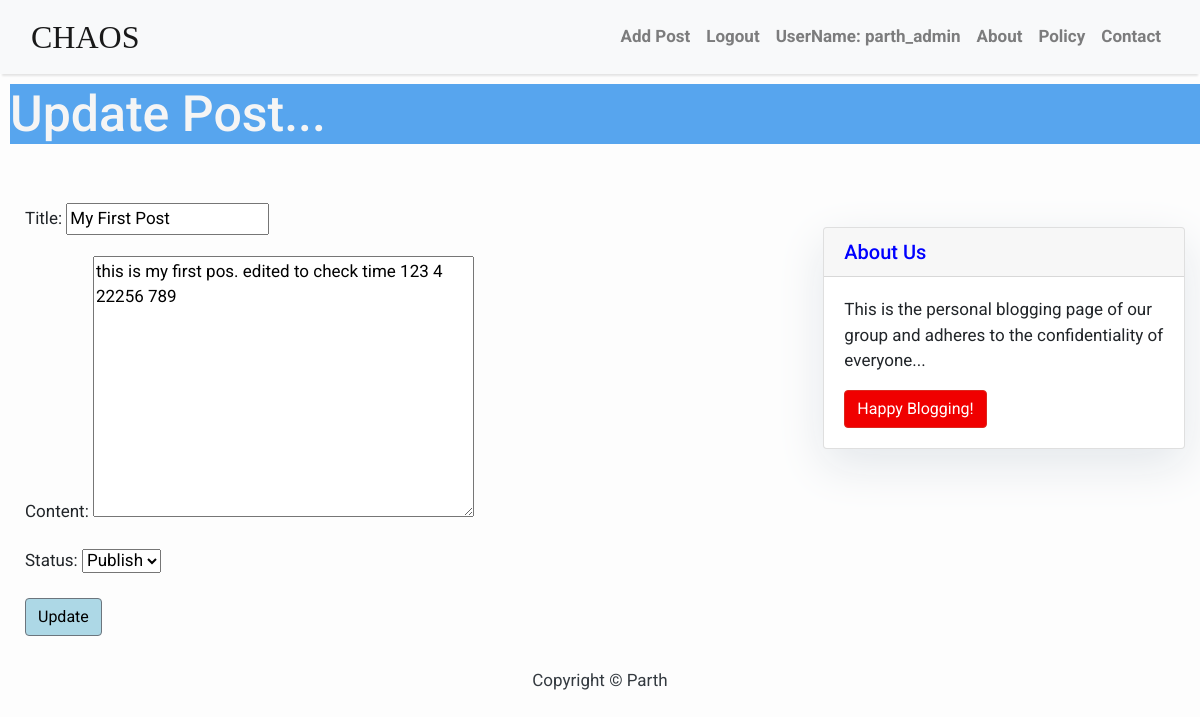
The page /post/edit/1/ (signed in) on the database its author committed.
### blog/models.py (models this page shows, shortened)
class Post(models.Model):
    title = models.CharField(max_length=200, unique=True,blank=False)
    slug = models.SlugField(max_length=200, unique=True,blank=False)
    author = models.ForeignKey(User, on_delete= models.CASCADE,related_name='blog_posts',choices=None)
    updated_on = models.DateTimeField(auto_now= True)
    content = models.TextField()
    created_on = models.DateTimeField(auto_now_add=True)
    status = models.IntegerField(choices=STATUS, default=0)
    class Meta:
        ordering = ['-created_on']

### blog/views.py (the view)
# urls.py: path('post/edit/<int:pk>/',views.UpdatePost.as_view(), name='edit_post'),
class UpdatePost(generic.UpdateView):
    model=Post
    template_name='edit_post.html'
    fields=['title','content','status']

### templates/edit_post.html (shortened to what this page needs)
{% extends 'base.html' %} {% block title %}Update Post{% endblock %}
{% block content %}
{% if user.is_authenticated %} {% if user.id == post.author.id %}
<div>
	<h1 style="margin-left: 10px; color: whitesmoke; margin-top: 10px; background-color:rgb(87, 165, 238); font-size: 50px;">Update Post...</h1>
	<br/><br/>
</div>
<div class="colM" style="margin-left: 25px;">
    {% block sidebar %} {% include 'sidebar.html' %} {% endblock sidebar %}
	<div class="form-group">
        <form method="POST" enctype="multipart/form-data">
			{{ form.as_p }}
			<button class="btn btn-secondary" style="background-color:lightblue;color:black ;">Update</button>
	</div>
</div>
{% else %}
You're not allowed here! (and you know it...)
 {% endif %}
 {% else %} You're not allowed here! (and you know it...)
 {% endif %}
{% endblock %}

### templates/base.html (shortened to what this page needs)
<!DOCTYPE html>
<html>
    <head>
        <link rel="stylesheet" href="https://maxcdn.bootstrapcdn.com/bootstrap/4.0.0/css/bootstrap.min.css"
 />
    </head>
    <body>
        <nav class="navbar navbar-expand-lg navbar-light bg-light shadow" id="mainNav">
            <div class="container-fluid">
                <a class="navbar-brand" href="{% url 'home' %}" style="font-family:fantasy;font-size:xx-large;">CHAOS</a>
                <div class="collapse navbar-collapse" id="navbarResponsive">
                    <ul class="navbar-nav ml-auto">
                        {% if user.is_authenticated %}
                        <li class="nav-item text-black">
                            <a class="nav-link text-black font-weight-bold" href="{% url 'add_post' %}">Add Post</a>
                        </li>
                        <li class="nav-item text-black">
                            <a class="nav-link text-black font-weight-bold" href="{% url 'logout' %}">Logout</a>
                        </li>
                        <li class="nav-item text-black">
                            <a class="nav-link text-black font-weight-bold" href="#">UserName: {{user.username}}</a>
                        </li>
                        {% endif %}
                        <li class="nav-item text-black">
                            <a class="nav-link text-black font-weight-bold" href="#">About</a>
                        </li>
                        <li class="nav-item text-black">
                            <a class="nav-link text-black font-weight-bold" href="#">Policy</a>
                        </li>
                        <li class="nav-item text-black">
                            <a class="nav-link text-black font-weight-bold" href="#">Contact</a>
                        </li>
                    </ul>
                </div>
            </div>
        </nav>
        {% block content %}{% endblock content %}
        <footer class="py-3 bg-grey">
            <p class="m-0 text-dark text-center ">Copyright &copy; Parth</p>
        </footer>
    </body>
</html>

### templates/base.html (style rules this page uses)
body { font-family: "Roboto", sans-serif; font-size: 17px; background-color: #fdfdfd; }
.shadow { box-shadow: 0 4px 2px -2px rgba(0, 0, 0, 0.1); }

### rows shown on the page
Post: title "My First Post", content "this is my first pos. edited to check time 123 4 22256 789", status "Publish"

### other values the page prints
{{ user.username }} "parth_admin"
